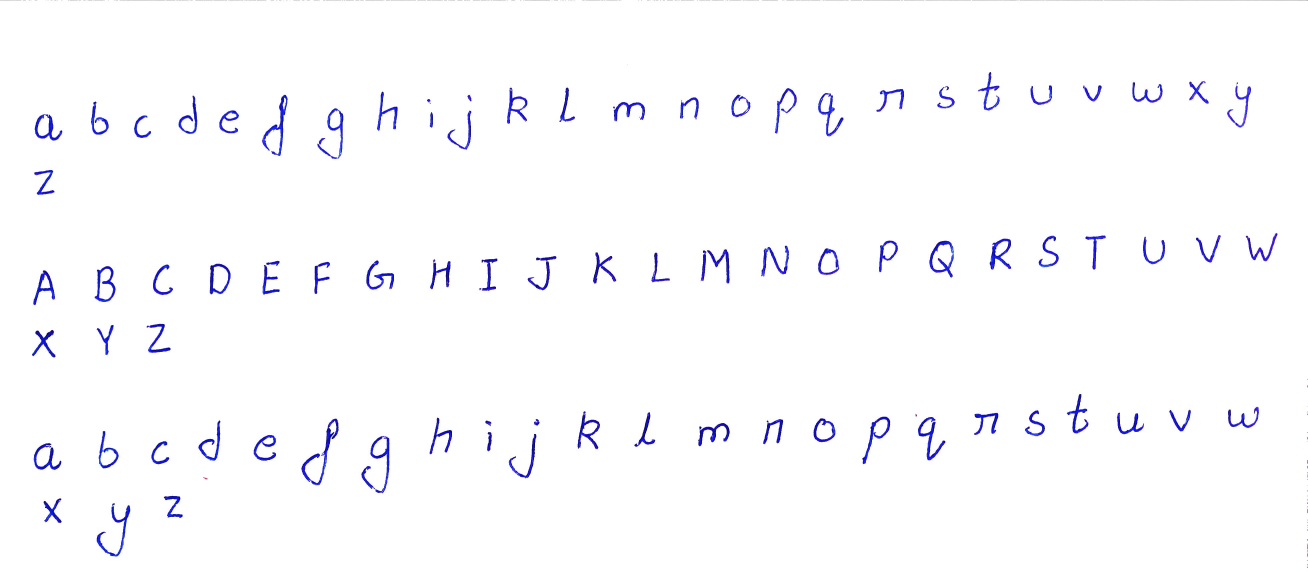
#> input picture python project/handwritten/images/hello.jpg, 3922 x 1718 px, found by its file name (shown at 1/3 size)
$ python 'creating paper.py'
#> lines starting #> are read from the running program, lines starting #| are printed output that depends on the picture
from PIL import Image
import numpy as np

page_design=1
line_design=1
page_no=1

fp=open('python project/handwritten/atten.txt','r')
#> (reads python project/handwritten/atten.txt from the repository)
lines=fp.readlines()


img=Image.open("python project/handwritten/images/hello.jpg")
#> img is the input picture: PIL image 3922x1718 RGB; mean R, G, B 250.6, 250.6, 253.5
a=np.array(img)

arr = np.zeros([6000, 4500, 3], dtype=np.uint8)

if page_design == 1:
    arr[:,:] = [247,248, 250]
elif page_design == 2:
    arr[:,:]=[234,235,232]
elif page_design == 3:
    bgimage=Image.open("python project/handwritten/images/1.jpg")
    bgimage=bgimage.resize((4500,6000))
    arr=np.array(bgimage)
elif page_design == 4:
    arr[:,:]=[255,255,255]
else :
    pass

if line_design==1 :
    ldesign=[100,150,215]
else :
    ldesign=[62,62,62]


for i in range(32):
    arr[515+i*170:520+i*170,:]=ldesign
arr[:,550:560]=[210,45,65]


x,y=600,600

for line in lines:
    x=600
    y+=170
    length=[]
    k=0
    for word in line.split():
        length.append(len(word))

    for c in line:
        if c==' ':
             lx,ly,ux,uy=0,1,1,0
             x+=165
             k+=1
        if c!='\n':
            if ((4500-x)-(length[k]*80)) < 0 and c==' ':
                x=600
                y+=170
                if y>5700 :
                    pageimg = Image.fromarray(arr)
                    pageimg.save("python project/handwritten/text_to_writting/page_"+str(page_no)+".jpg")
                    page_no+=1
                    x,y=600,600
                    arr = np.zeros([6000, 4500, 3], dtype=np.uint8)

                    if page_design == 1:
                        arr[:,:] = [247,248, 250]
                    elif page_design == 2:
                        arr[:,:]=[234,235,232]
                    elif page_design == 3:
                        bgimage=Image.open("python project/handwritten/images/1.jpg")
                        bgimage=bgimage.resize((4500,6000))
                        arr=np.array(bgimage)
                    elif page_design == 4:
                        arr[:,:]=[255,255,255]
                    else :
                        pass

                    if line_design==1 :
                        ldesign=[100,150,215]
                    else :
                        ldesign=[62,62,62]

                    for i in range(32):
                        arr[515+i*170:520+i*170,:]=ldesign
                        arr[:,550:560]=[210,45,65]

        if c=='a':
            lx,ly,ux,uy=95,423,182,333
        elif c=='b':
            lx,ly,ux,uy=286,1406,359,1282
        elif c=='c' :
            lx,ly,ux,uy=442,1403,515,1306
        elif c=='d' :
            lx,ly,ux,uy=594,1385,663,1264
        elif c=='e' :
            lx,ly,ux,uy=757,1382,826,1299
        elif c=='f' :
            x-=40
            lx,ly,ux,uy=903,1458,1017,1257
        elif c=='g' :
            lx,ly,ux,uy=955,485,1034,319
        elif c=='h' :
            lx,ly,ux,uy=1131,402,1197,260
        elif c=='i' :
            lx,ly,ux,uy=1273,391,1311,274
        elif c=='j' :
            x-=30
            lx,ly,ux,uy=1329,450,1436,277
        elif c=='k' :
            lx,ly,ux,uy=1516,378,1585,253
        elif c=='l' :
            lx,ly,ux,uy=1668,360,1724,249
        elif c=='m' :
            lx,ly,ux,uy=1841,364,1932,294
        elif c=='n' :
            lx,ly,ux,uy=2281,1337,2351,1254
        elif c=='o' :
            lx,ly,ux,uy=2437,1330,2514,1250
        elif c=='p' :
            lx,ly,ux,uy=2586,1392,2676,1250
        elif c=='q' :
            lx,ly,ux,uy=2749,1382,2829,1237
        elif c=='r' :
            lx,ly,ux,uy=2909,1306,3002,1223
        elif c=='s' :
            lx,ly,ux,uy=3071,1313,3137,1219
        elif c=='t' :
            lx,ly,ux,uy=3203,1302,3272,1178
        elif c=='u' :
            lx,ly,ux,uy=3352,1306,3428,1233
        elif c=='v' :
            lx,ly,ux,uy=3498,1295,3581,1219
        elif c=='w' :
            lx,ly,ux,uy=3394,305,3501,246
        elif c=='x' :
            lx,ly,ux,uy=120,1569,189,1486
        elif c=='y' :
            x-=30
            lx,ly,ux,uy=286,1673,400,1507
        elif c=='z' :
            lx,ly,ux,uy=473,1555,560,1482
        elif c=='A' :
            lx,ly,ux,uy=92,914,168,800
        elif c=='B' :
            lx,ly,ux,uy=272,907,345,786
        elif c=='C' :
            lx,ly,ux,uy=452,897,521,790
        elif c=='D' :
            lx,ly,ux,uy=622,887,695,779
        elif c=='E' :
            lx,ly,ux,uy=771,890,844,772
        elif c=='F' :
            lx,ly,ux,uy=934,887,993,783
        elif c=='G' :
            lx,ly,ux,uy=1090,873,1190,769
        elif c=='H' :
            lx,ly,ux,uy=1277,866,1360,772
        elif c=='I' :
            lx,ly,ux,uy=1433,873,1502,762
        elif c=='J' :
            lx,ly,ux,uy=1578,883,1675,762
        elif c=='K' :
            lx,ly,ux,uy=1769,856,1859,755
        elif c=='L' :
            lx,ly,ux,uy=1945,852,2015,748
        elif c=='M' :
            lx,ly,ux,uy=2091,859,2205,734
        elif c=='N' :
            lx,ly,ux,uy=2278,828,2375,720
        elif c=='O' :
            lx,ly,ux,uy=2448,828,2517,734
        elif c=='P' :
            lx,ly,ux,uy=2621,821,2701,714
        elif c=='Q' :
            lx,ly,ux,uy=2787,838,2867,717
        elif c=='R' :
            lx,ly,ux,uy=2967,811,3033,700
        elif c=='S' :
            lx,ly,ux,uy=3113,804,3179,703
        elif c=='T' :
            lx,ly,ux,uy=3248,817,3331,693
        elif c=='U' :
            lx,ly,ux,uy=3428,800,3498,700
        elif c=='V' :
            lx,ly,ux,uy=3584,793,3671,693
        elif c=='W' :
            lx,ly,ux,uy=3733,793,3851,689
        elif c=='X' :
            lx,ly,ux,uy=88,1084,168,970
        elif c=='Y' :
            lx,ly,ux,uy=286,1070,355,959
        elif c=='Z' :
            lx,ly,ux,uy=438,1067,501,966
        elif c==',' :
            lx,ly,ux,uy=2306,405,2358,371
        elif c=='.' :
            lx,ly,ux,uy=1582,1285,1634,1247
        else:
             lx,ly,ux,uy=0,0,0,0


        for i in range(uy,ly):
            for j in range(lx,ux):
                if a[i,j,0]<100 and a[i,j,1]<150 :
                    if c=='b' or c=='d' or c=='h'or c=='i'or c=='j'or c=='k'or c=='l' or c=='t' or c=='B' or c=='I'or c=='T'or c=='E'or c=='M' or c=='A' or c=='R' or c=='N' :
                        arr[y-uy+i-30,x-lx+j]=a[i,j]
                    elif c=='u' or c=='w' or c=='p' :
                        arr[y-uy+i+30,x-lx+j]=a[i,j]
                    elif c=='.' :
                        arr[y-uy+i+60,x-lx+j]=a[i,j]
                    elif c==',':
                        arr[y-uy+i+67,x-lx+j]=a[i,j]

                    else:
                        arr[y-uy+i,x-lx+j]=a[i,j]
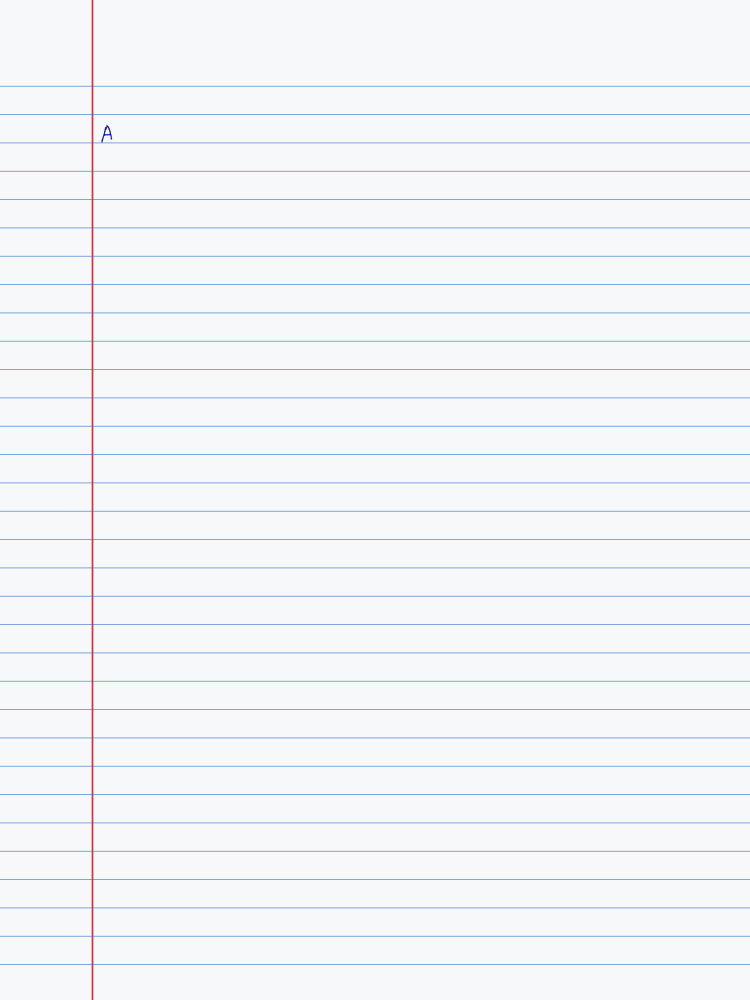
#> arr: shape (6000, 4500, 3) (shown at 1/6 size); mean R, G, B 243, 244.9, 248.7

        x+=ux-lx


pageimg = Image.fromarray(arr)
pageimg.save("python project/handwritten/text_to_writting/page_"+str(page_no)+".jpg")
fp.close()
print('done')
